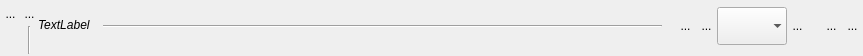
<?xml version="1.0" encoding="UTF-8"?>
<ui version="4.0">
 <class>WidgetFact</class>
 <widget class="QWidget" name="WidgetFact">
  <property name="geometry">
   <rect>
    <x>0</x>
    <y>0</y>
    <width>863</width>
    <height>56</height>
   </rect>
  </property>
  <property name="sizePolicy">
   <sizepolicy hsizetype="Preferred" vsizetype="Expanding">
    <horstretch>0</horstretch>
    <verstretch>0</verstretch>
   </sizepolicy>
  </property>
  <property name="focusPolicy">
   <enum>Qt::StrongFocus</enum>
  </property>
  <property name="windowTitle">
   <string>Form</string>
  </property>
  <property name="styleSheet">
   <string notr="true"> QGroupBox {
     border: 1px solid gray;
     border-radius: 5px;
     margin-top: 1ex; /* leave space at the top for the title */
 }

 QGroupBox::title {
     padding: 0 3px;
 }</string>
  </property>
  <layout class="QHBoxLayout" name="horizontalLayout_3">
   <property name="spacing">
    <number>0</number>
   </property>
   <property name="leftMargin">
    <number>0</number>
   </property>
   <property name="topMargin">
    <number>1</number>
   </property>
   <property name="rightMargin">
    <number>0</number>
   </property>
   <property name="bottomMargin">
    <number>2</number>
   </property>
   <item>
    <layout class="QVBoxLayout" name="verticalLayout">
     <property name="spacing">
      <number>0</number>
     </property>
     <item>
      <spacer name="verticalSpacer">
       <property name="orientation">
        <enum>Qt::Vertical</enum>
       </property>
       <property name="sizeType">
        <enum>QSizePolicy::Fixed</enum>
       </property>
       <property name="sizeHint" stdset="0">
        <size>
         <width>20</width>
         <height>4</height>
        </size>
       </property>
      </spacer>
     </item>
     <item>
      <widget class="QToolButton" name="RBPlie">
       <property name="minimumSize">
        <size>
         <width>21</width>
         <height>15</height>
        </size>
       </property>
       <property name="maximumSize">
        <size>
         <width>21</width>
         <height>21</height>
        </size>
       </property>
       <property name="styleSheet">
        <string notr="true">border : 0px</string>
       </property>
       <property name="text">
        <string>...</string>
       </property>
       <property name="icon">
        <iconset>
         <normaloff>../Editeur/icons/minusnode.png</normaloff>../Editeur/icons/minusnode.png</iconset>
       </property>
       <property name="iconSize">
        <size>
         <width>21</width>
         <height>21</height>
        </size>
       </property>
      </widget>
     </item>
     <item>
      <spacer name="verticalSpacer_2">
       <property name="orientation">
        <enum>Qt::Vertical</enum>
       </property>
       <property name="sizeType">
        <enum>QSizePolicy::Expanding</enum>
       </property>
       <property name="sizeHint" stdset="0">
        <size>
         <width>18</width>
         <height>28</height>
        </size>
       </property>
      </spacer>
     </item>
    </layout>
   </item>
   <item>
    <layout class="QVBoxLayout" name="verticalLayout_3">
     <property name="spacing">
      <number>0</number>
     </property>
     <item>
      <widget class="MonBoutonValide" name="RBValide">
       <property name="minimumSize">
        <size>
         <width>17</width>
         <height>25</height>
        </size>
       </property>
       <property name="maximumSize">
        <size>
         <width>21</width>
         <height>25</height>
        </size>
       </property>
       <property name="styleSheet">
        <string notr="true">border : 0px</string>
       </property>
       <property name="text">
        <string>...</string>
       </property>
       <property name="icon">
        <iconset>
         <normaloff>../Editeur/icons/ast-green-ball.png</normaloff>../Editeur/icons/ast-green-ball.png</iconset>
       </property>
       <property name="iconSize">
        <size>
         <width>21</width>
         <height>25</height>
        </size>
       </property>
      </widget>
     </item>
     <item>
      <layout class="QHBoxLayout" name="horizontalLayout_4">
       <item>
        <widget class="Line" name="line_7">
         <property name="orientation">
          <enum>Qt::Vertical</enum>
         </property>
        </widget>
       </item>
      </layout>
     </item>
    </layout>
   </item>
   <item>
    <layout class="QVBoxLayout" name="verticalLayout_2">
     <property name="spacing">
      <number>0</number>
     </property>
     <item>
      <layout class="QHBoxLayout" name="horizontalLayout">
       <property name="spacing">
        <number>0</number>
       </property>
       <item>
        <widget class="MonLabelClic" name="GroupBox">
         <property name="sizePolicy">
          <sizepolicy hsizetype="Minimum" vsizetype="Fixed">
           <horstretch>0</horstretch>
           <verstretch>0</verstretch>
          </sizepolicy>
         </property>
         <property name="minimumSize">
          <size>
           <width>0</width>
           <height>25</height>
          </size>
         </property>
         <property name="maximumSize">
          <size>
           <width>12121213</width>
           <height>25</height>
          </size>
         </property>
         <property name="text">
          <string>&lt;html&gt;&lt;head/&gt;&lt;body&gt;&lt;p&gt;&lt;span style=&quot; font-style:italic;&quot;&gt;TextLabel&lt;/span&gt;&lt;/p&gt;&lt;/body&gt;&lt;/html&gt;</string>
         </property>
        </widget>
       </item>
       <item>
        <spacer name="horizontalSpacer">
         <property name="orientation">
          <enum>Qt::Horizontal</enum>
         </property>
         <property name="sizeType">
          <enum>QSizePolicy::Fixed</enum>
         </property>
         <property name="sizeHint" stdset="0">
          <size>
           <width>13</width>
           <height>20</height>
          </size>
         </property>
        </spacer>
       </item>
       <item>
        <widget class="Line" name="line_4">
         <property name="sizePolicy">
          <sizepolicy hsizetype="MinimumExpanding" vsizetype="Fixed">
           <horstretch>0</horstretch>
           <verstretch>0</verstretch>
          </sizepolicy>
         </property>
         <property name="minimumSize">
          <size>
           <width>200</width>
           <height>0</height>
          </size>
         </property>
         <property name="maximumSize">
          <size>
           <width>1500</width>
           <height>16</height>
          </size>
         </property>
         <property name="orientation">
          <enum>Qt::Horizontal</enum>
         </property>
        </widget>
       </item>
       <item>
        <spacer name="horizontalSpacer_3">
         <property name="orientation">
          <enum>Qt::Horizontal</enum>
         </property>
         <property name="sizeType">
          <enum>QSizePolicy::Fixed</enum>
         </property>
         <property name="sizeHint" stdset="0">
          <size>
           <width>13</width>
           <height>20</height>
          </size>
         </property>
        </spacer>
       </item>
       <item>
        <layout class="QHBoxLayout" name="horizontalLayout_2">
         <property name="spacing">
          <number>0</number>
         </property>
         <property name="sizeConstraint">
          <enum>QLayout::SetFixedSize</enum>
         </property>
         <item>
          <widget class="QToolButton" name="RBRun">
           <property name="minimumSize">
            <size>
             <width>21</width>
             <height>31</height>
            </size>
           </property>
           <property name="maximumSize">
            <size>
             <width>21</width>
             <height>31</height>
            </size>
           </property>
           <property name="focusPolicy">
            <enum>Qt::ClickFocus</enum>
           </property>
           <property name="toolTip">
            <string>Lance un script associé à la commande</string>
           </property>
           <property name="styleSheet">
            <string notr="true">border : 0px</string>
           </property>
           <property name="text">
            <string>...</string>
           </property>
           <property name="icon">
            <iconset>
             <normaloff>../Editeur/icons/roue.png</normaloff>../Editeur/icons/roue.png</iconset>
           </property>
           <property name="iconSize">
            <size>
             <width>21</width>
             <height>31</height>
            </size>
           </property>
          </widget>
         </item>
         <item>
          <widget class="QToolButton" name="RBInfo">
           <property name="minimumSize">
            <size>
             <width>21</width>
             <height>25</height>
            </size>
           </property>
           <property name="maximumSize">
            <size>
             <width>21</width>
             <height>25</height>
            </size>
           </property>
           <property name="styleSheet">
            <string notr="true">border : 0px</string>
           </property>
           <property name="text">
            <string>...</string>
           </property>
           <property name="icon">
            <iconset>
             <normaloff>../Editeur/icons/point-interrogation30.png</normaloff>../Editeur/icons/point-interrogation30.png</iconset>
           </property>
           <property name="iconSize">
            <size>
             <width>21</width>
             <height>25</height>
            </size>
           </property>
          </widget>
         </item>
         <item>
          <widget class="QComboBox" name="CBScripts">
           <property name="sizePolicy">
            <sizepolicy hsizetype="Preferred" vsizetype="Fixed">
             <horstretch>0</horstretch>
             <verstretch>0</verstretch>
            </sizepolicy>
           </property>
           <property name="minimumSize">
            <size>
             <width>0</width>
             <height>38</height>
            </size>
           </property>
           <property name="cursor">
            <cursorShape>ArrowCursor</cursorShape>
           </property>
           <property name="frame">
            <bool>false</bool>
           </property>
          </widget>
         </item>
         <item>
          <widget class="QToolButton" name="RBRegle">
           <property name="minimumSize">
            <size>
             <width>21</width>
             <height>25</height>
            </size>
           </property>
           <property name="maximumSize">
            <size>
             <width>21</width>
             <height>25</height>
            </size>
           </property>
           <property name="styleSheet">
            <string notr="true">border : 0px</string>
           </property>
           <property name="text">
            <string>...</string>
           </property>
           <property name="icon">
            <iconset>
             <normaloff>../Editeur/icons/lettreRblanc30.png</normaloff>../Editeur/icons/lettreRblanc30.png</iconset>
           </property>
           <property name="iconSize">
            <size>
             <width>21</width>
             <height>25</height>
            </size>
           </property>
          </widget>
         </item>
        </layout>
       </item>
       <item>
        <spacer name="horizontalSpacer_2">
         <property name="orientation">
          <enum>Qt::Horizontal</enum>
         </property>
         <property name="sizeType">
          <enum>QSizePolicy::Fixed</enum>
         </property>
         <property name="sizeHint" stdset="0">
          <size>
           <width>13</width>
           <height>20</height>
          </size>
         </property>
        </spacer>
       </item>
       <item>
        <widget class="QToolButton" name="RBPlus">
         <property name="minimumSize">
          <size>
           <width>21</width>
           <height>25</height>
          </size>
         </property>
         <property name="maximumSize">
          <size>
           <width>21</width>
           <height>25</height>
          </size>
         </property>
         <property name="styleSheet">
          <string notr="true">border : 0px</string>
         </property>
         <property name="text">
          <string>...</string>
         </property>
         <property name="icon">
          <iconset>
           <normaloff>../Editeur/icons/PlusBleu.png</normaloff>../Editeur/icons/PlusBleu.png</iconset>
         </property>
         <property name="iconSize">
          <size>
           <width>21</width>
           <height>25</height>
          </size>
         </property>
        </widget>
       </item>
       <item>
        <widget class="QToolButton" name="RBPoubelle">
         <property name="minimumSize">
          <size>
           <width>21</width>
           <height>25</height>
          </size>
         </property>
         <property name="maximumSize">
          <size>
           <width>21</width>
           <height>25</height>
          </size>
         </property>
         <property name="styleSheet">
          <string notr="true">border : 0px</string>
         </property>
         <property name="text">
          <string>...</string>
         </property>
         <property name="icon">
          <iconset>
           <normaloff>../Editeur/icons/deleteRond.png</normaloff>../Editeur/icons/deleteRond.png</iconset>
         </property>
         <property name="iconSize">
          <size>
           <width>21</width>
           <height>25</height>
          </size>
         </property>
        </widget>
       </item>
      </layout>
     </item>
     <item>
      <layout class="QVBoxLayout" name="commandesLayout">
       <property name="spacing">
        <number>0</number>
       </property>
       <property name="topMargin">
        <number>2</number>
       </property>
      </layout>
     </item>
    </layout>
   </item>
  </layout>
  <zorder></zorder>
  <zorder></zorder>
  <zorder></zorder>
 </widget>
 <customwidgets>
  <customwidget>
   <class>MonBoutonValide</class>
   <extends>QToolButton</extends>
   <header>InterfaceGUI.QT5.monBoutonValide.h</header>
  </customwidget>
  <customwidget>
   <class>MonLabelClic</class>
   <extends>QLabel</extends>
   <header>InterfaceGUI.QT5.monLabelClic.h</header>
  </customwidget>
 </customwidgets>
 <resources/>
 <connections/>
</ui>
